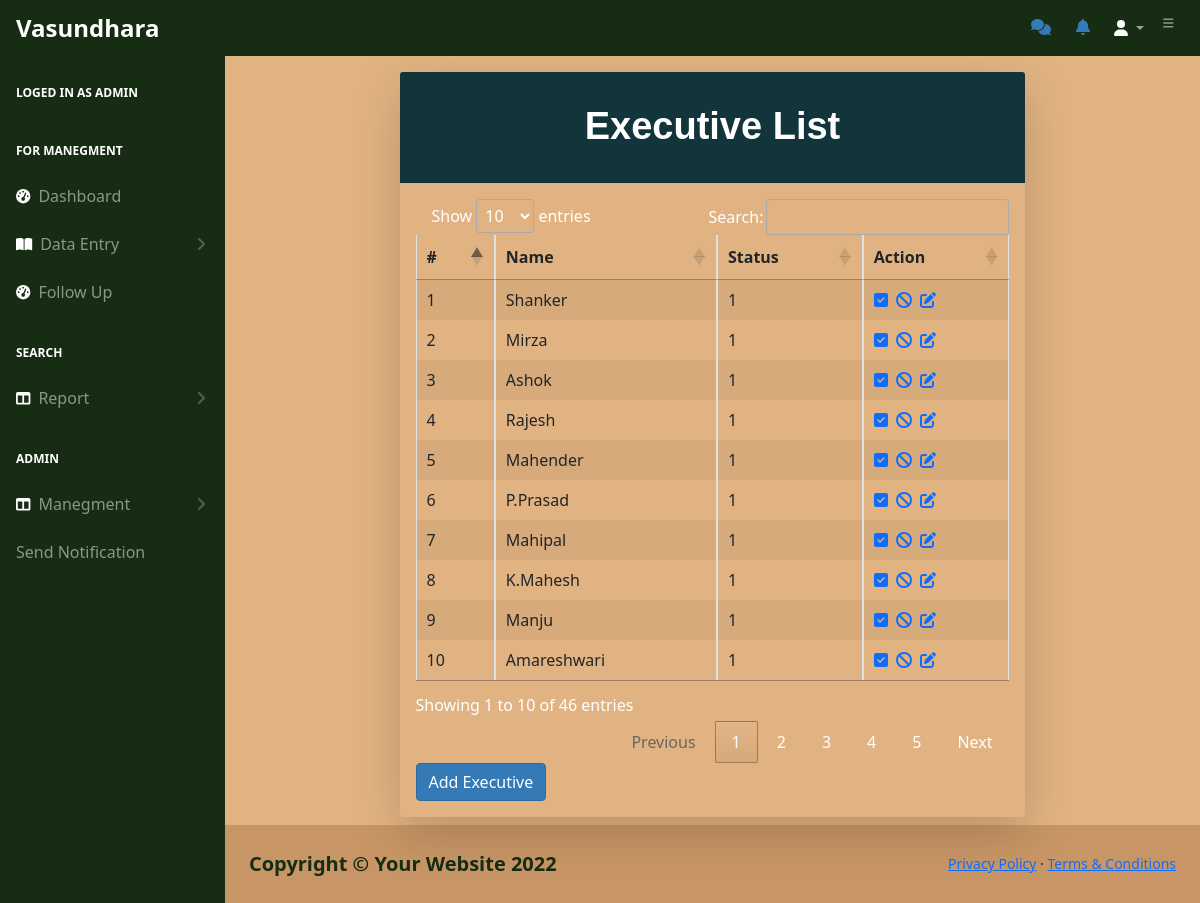
The app's page /exucread.php (signed in), older data.
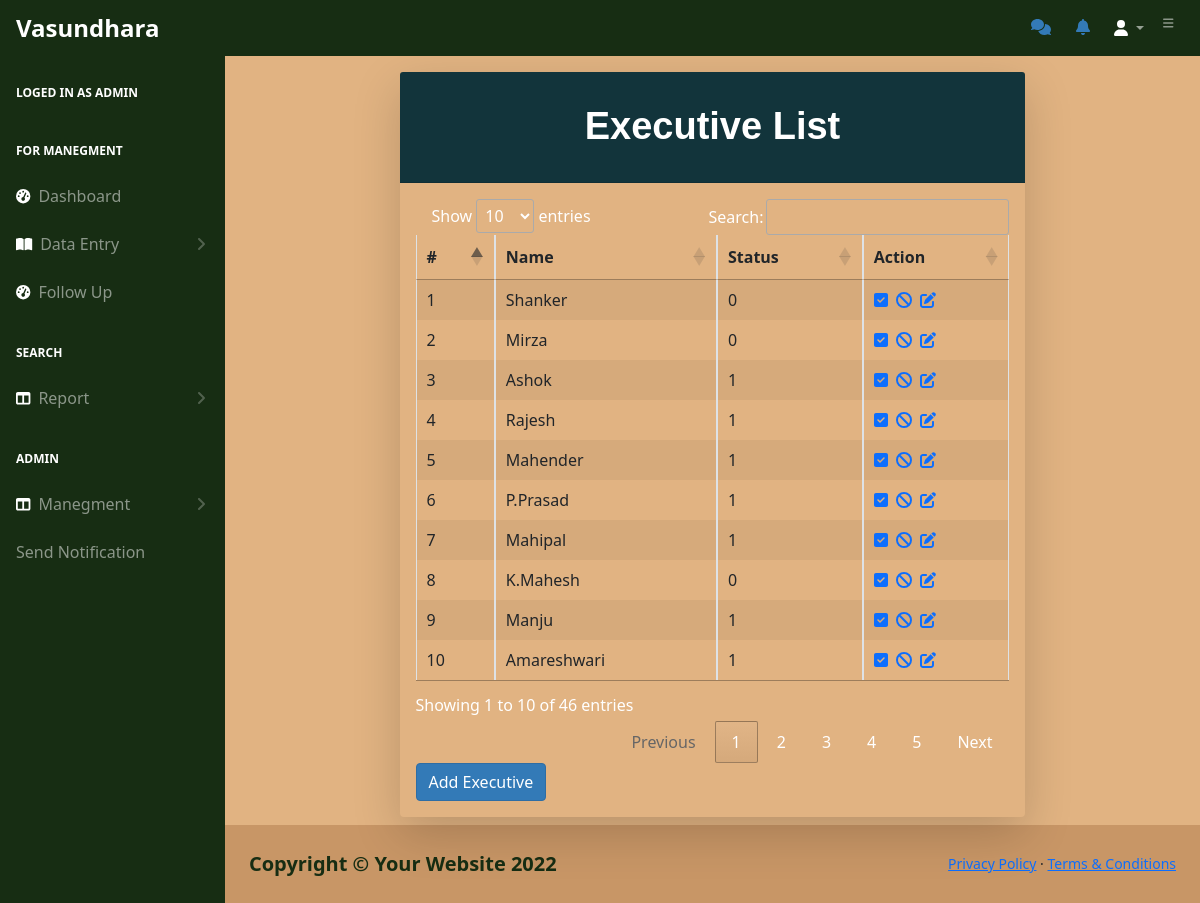
The same page, newer data.
### tables this page shows
CREATE TABLE `executive` (
  `id` int NOT NULL AUTO_INCREMENT,
  `name` varchar(50) DEFAULT NULL,
  `status` int DEFAULT '1',
  PRIMARY KEY (`id`)
);

### exucread.php (the view, shortened to what this page needs)
<!DOCTYPE html>
<html lang="en">
<head>
    <link href="https://cdn.jsdelivr.net/npm/simple-datatables@latest/dist/style.css" rel="stylesheet" />
    <link href="css/styles.css" rel="stylesheet" />
</head>
<body>
    <?php
    require_once "navbar.php";
    ?>
    <div id="layoutSidenav_content">
        <div id="layoutAuthentication_content">
            <main>
                <div class="container">
                    <div class="row justify-content-center">
                        <div class="col-lg-8">
                            <div class="card shadow-lg text-white border-0 rounded-lg mt-3 mb-2" style="width: auto;">
                                <div class="card-header">
                                    <h3 class="text-center font-weight-light text-info my-4">Executive List</h3>
                                </div>
                                <div class="card-body">
                                    <?php
                                    require_once "config.php";
                                    $sql = "SELECT * FROM executive;";
                                    if ($result = mysqli_query($link, $sql)) {
                                        if (mysqli_num_rows($result) > 0) {
                                            echo '<div id="myTableWrapper">';
                                            echo '<table class="table table-bordered table-striped table-sm" cellspacing="0" width="100%">';
                                            echo '<thead class="thead-dark">';
                                            echo "<tr >";
                                            echo "<th>#</th>";
                                            echo "<th>Name</th>";
                                            echo "<th>Status</th>";
                                            echo "<th>Action</th>";
                                            echo "</tr>";
                                            echo "</thead>";
                                            echo "<tbody>";
                                            while ($row = mysqli_fetch_array($result)) {
                                                echo "<tr>";
                                                echo "<td>" . $row['id'] . "</td>";
                                                echo "<td>" . $row['name'] . "</td>";
                                                echo "<td>" . $row['status'] . "</td>";
                                                echo "<td>";
                                                echo '<a href="ajax.php?exde=' . $row['id'] . '" title="Enable user" data-toggle="tooltip"><span class="fa fa-check-square"></span></a>';
                                                echo '&nbsp&nbsp<a href="ajax.php?exdd=' . $row['id'] . '" class="mr-3" title="Disable user" data-toggle="tooltip"><span class="fa fa-ban"></span></a>';
                                                echo '&nbsp&nbsp<a href="updateex.php?uid=' . $row['id'] . '" class="mr-3" title="Update User" data-toggle="tooltip"><span class="fa fa-edit"></span></a>';
                                                echo "</td>";
                                                echo "</tr>";
                                            }
                                            echo "</tbody>";
                                            echo "</table>";
                                            echo '</div>';
                                            echo '<link rel="stylesheet" type="text/css" href="https://cdn.datatables.net/1.13.2/css/jquery.dataTables.css">';
                                        } else {
                                            echo '<div class="alert alert-danger"><em>No records were found.</em></div>';
                                        }
                                    } else {
                                        echo "Oops! Something went wrong. Please try again later.";
                                    }
                                    ?>
                                    <a class="btn btn-primary" href="addexcu.php" role="button">Add Executive</a>
                                </div>
                            </div>
                        </div>
                    </div>
                </div>
            </main>
        </div>
        <div id="layoutAuthentication_footer">
            <footer class="py-4 bg-black mt-auto">
                <div class="container-fluid px-4">
                    <div class="d-flex align-items-center justify-content-between small">
                        <div class="text-muted">Copyright &copy; Your Website 2022</div>
                        <div>
                            <a href="#">Privacy Policy</a>
                            &middot;
                            <a href="#">Terms &amp; Conditions</a>
                        </div>
                    </div>
                </div>
            </footer>
        </div>
    </div>
</body>
</html>

Row changes from the older to the newer data that the page shows:
changed executive "Shanker": status "1" → "0"
changed executive "Mirza": status "1" → "0"
changed executive "K.Mahesh": status "1" → "0"
